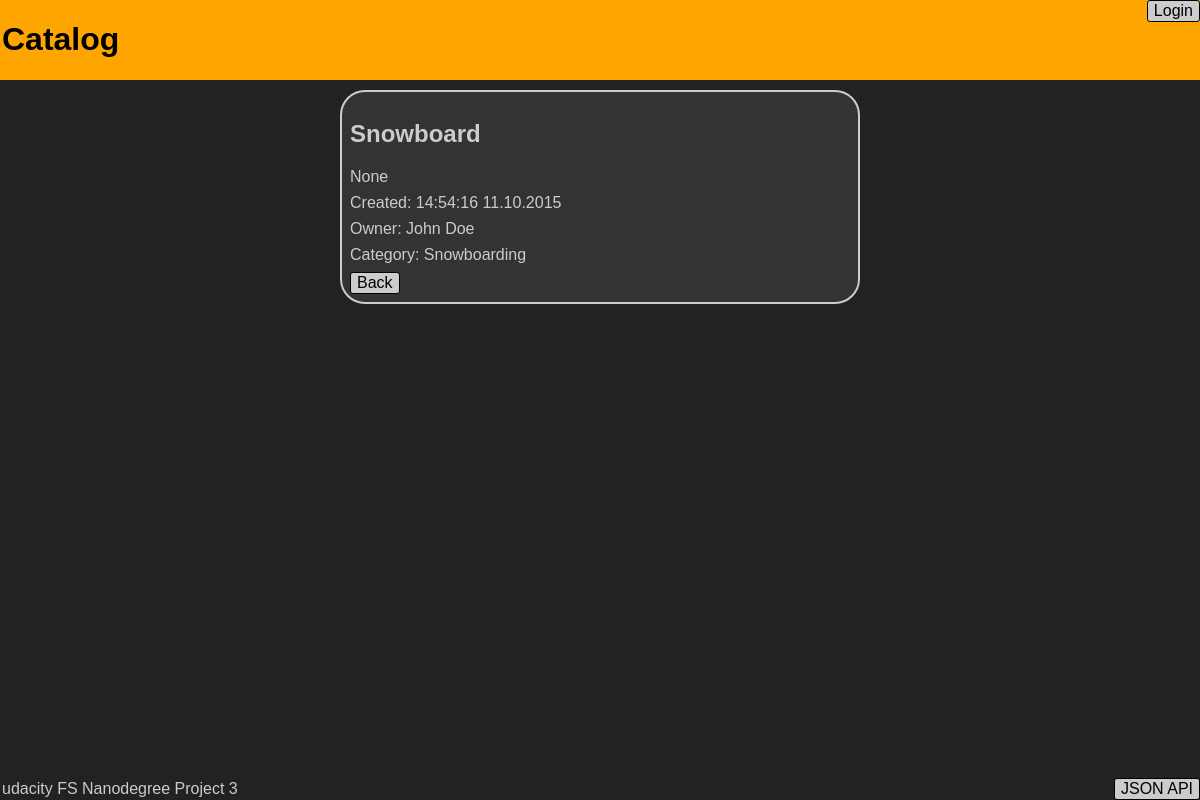
The page /item/5/ on the database its author committed.
### database_setup.py (models this page shows)
class Item(Base):
    __tablename__ = 'Items'
    name = Column(String(255), nullable=False)
    id = Column(Integer, primary_key=True)
    category_id = Column(Integer, ForeignKey('Categories.id'))
    category = relationship(Category)
    owner_id = Column(Integer, ForeignKey('Users.id'))
    owner = relationship(User)
    description = Column(String(255))
    image = Column(String(255))
    created = Column(DateTime, default=datetime.datetime.utcnow)

class User(Base):
    __tablename__ = 'Users'
    id = Column(Integer, primary_key=True)
    name = Column(String(255), nullable=False)
    github_access_token = Column(String(255))
    avatar = Column(String(255))

class Category(Base):
    __tablename__ = 'Categories'
    name = Column(String(255), nullable=False, unique=True)
    id = Column(Integer, primary_key=True)

### application.py (the view)
@app.route('/item/<int:item_id>/')
def showItem(item_id):
    item = Item.query.filter_by(id=item_id).one()
    return render_template('item.html', item=item, user=g.user)

### application.py (called while the page is built)
@app.before_request
def before_request():
    g.user = None
    if 'user_id' in session:
        g.user = User.query.get(session['user_id'])
        g.user.name = github.get('user')["name"]
        g.user.avatar = github.get('user')["avatar_url"]
        db_session.add(g.user)
        db_session.commit()

@app.after_request
def after_request(response):
    db_session.remove()
    return response

### templates/item.html (shortened to what this page needs)
{% include 'header.html' %}
	<div class="item">
		<h2>{{item.name}}</h2>
		<p>{{item.description}}</p>
		<p>Created: {{item.created.strftime('%H:%M:%S %d.%m.%Y')}}</p>
		<p>Owner: {{item.owner.name}}</p>
		<p>Category: {{item.category.name}}</p>
		<p>
			<a href="{{url_for('showCategory',category_name=item.category.name)}}">
				<button class:"jsonbutton">Back</button>
			</a>
		</p>
	</div>
{% include 'footer.html' %}
</html>

### static/styles.css (style rules this page uses)
body { font-family: sans-serif; background-color: #222222; margin: 0px 0px 0px 0px; width:100%; margin:0 auto; overflow:hidden; float:left; }
p { margin-right: 0px; margin-left: 0px; margin-bottom: 8px; margin-top: 0px; }
.main,.item { background-color: #333333; clear:both; color: #CCCCCC; overflow: auto; max-width: 500; min-width: 320px; margin-right: auto; margin-left: auto; margin-top: 10px; margin-bottom: 70px; border: 2px solid; border-radius: 25px; padding: 8px 8px 8px 8px; }
a:link,a:visited,a:active { color: #CCCCCC; text-decoration: none; }
button,input,select,textarea { -moz-border-radius:3px; -webkit-border-radius: 3px; -khtml-border-radius: 3px; -webkit-appearance: none; border-radius: 3px; font-size: inherit; color: black; border: 1px solid black; }
button { background: #CCCCCC; float: left; }

### rows shown on the page
Item: name "Snowboard", description "None", created "14:54:16 11.10.2015"
User: owner.name "John Doe"
Category: category.name "Snowboarding"
